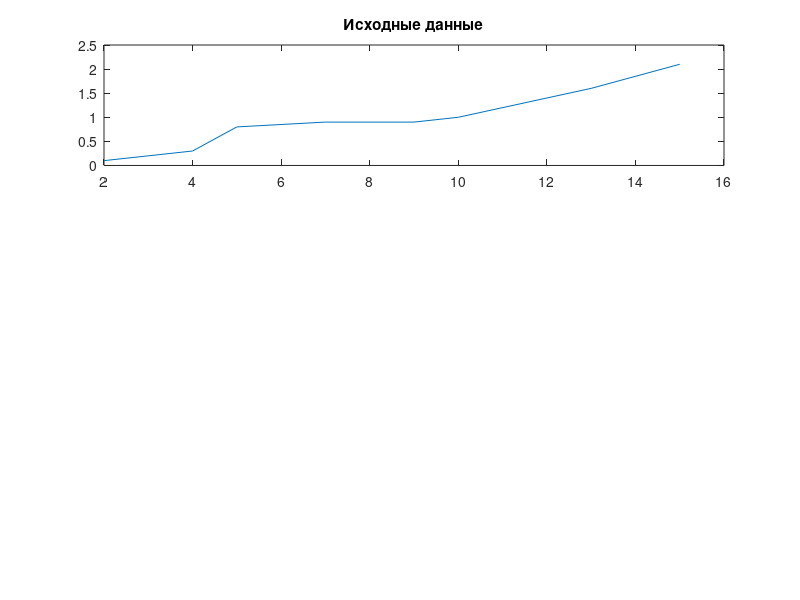

Write MATLAB code to recreate this figure. (Note: this script raises an error after producing the figure.)
clear all;
X = [2 4 5 7 9 10 13 15];
Y = [0.1 0.3 0.8 0.9 0.9 1 1.6 2.1];

subplot(3,1,1)
plot(X,Y)
title('Исходные данные')

f_linear = the_method_of_smaller_squares1(X, Y);
subplot(3,1,2)
plot(X, f_linear(X))
title('Линейная аппроксимация')

f_quadratic = the_method_of_smaller_squares2(X, Y);
subplot(3,1,3)
plot(X, f_quadratic(X))
title('Квадратичная аппроксимация')

function y = the_method_of_smaller_squares1(X, Y)
    n = length(X);
    A = [n sum(X); sum(X) sum(X.^2)];
    B = [sum(Y); sum(X.*Y)];
    C = A \ B;
    A0 = C(1);
    A1 = C(2);
    y = @(x) A1 + A0.*x;
end

function y = the_method_of_smaller_squares2(X, Y)
    n = length(X);
    A = [n sum(X) sum(X.^2); sum(X) sum(X.^2) sum(X.^3); sum(X.^2) sum(X.^3) sum(X.^4)];
    B = [sum(Y); sum(X.*Y); sum(X.^2.*Y)];
    C = A \ B; 
    A0 = C(1);
    A1 = C(2);
    A2 = C(3);
    y = @(x) A0 + A1.*x + A2.*x.^2;
end